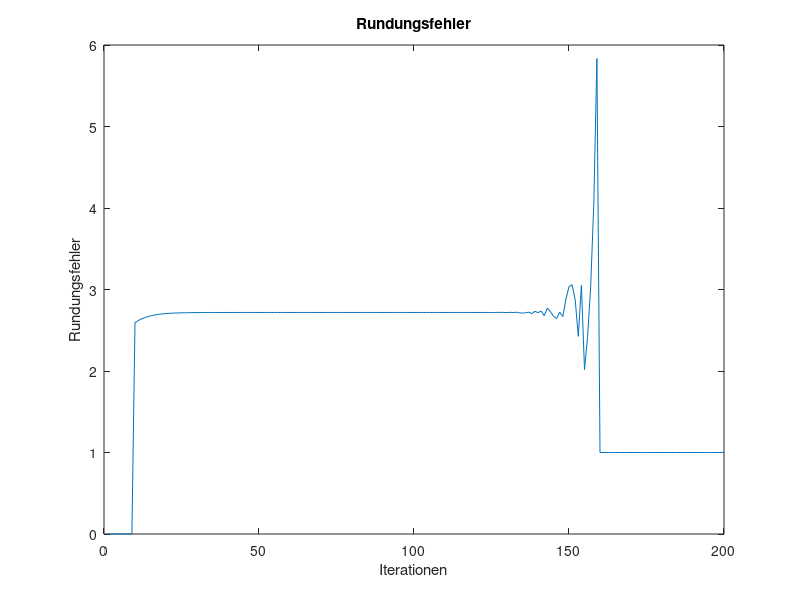

Source code (MATLAB):
% Aufgabe 3: Maschinengenauigkeit am Beispiel der Zahl e
% 
% Die Zahl e ist durch lim n->inf (1+1/n)^n definiert. In dieser Aufgabe sollen Sie die Approximation von e untersuchen.
% 
% Implementieren Sie das Hauptprogramm:
% Approximieren Sie e für die 200 vorgegebenen Werte 'n' zwischen 10 und 10^20, jeweils in single sowie double precision.
% Berechnen Sie für beide die Abweichung zwischen dem Ergebnis, das MATLAB liefert und dem approximiertem Wert und speichern Sie den Fehler in den vorgegebenen Feldern
% 'err_single' bzw. 'err_double'.
% Stellen Sie den Verlauf der Abweichung über n in einer Zeichnung dar (verschiedene Farben! Beschriftung!) und kommentieren Sie die Ergebnisse.
%
% Nützliche Befehle: exp, plot, hold


function aufgabe1_3

err_single=zeros(200,1);
err_double=zeros(200,1);

for i=10:200
    n=10^(i/10);
    
    %e=0;
    %e=double(e);
    %es=0;
    %es=single(es);
    e=(1+1/n)^n;
    %es=(1+1/n)^n;
    
    err_double(i)=e;
    %err_single(i)=exp(1)-es;
end

plot(err_double);

title('Rundungsfehler')
xlabel('Iterationen')
ylabel('Rundungsfehler')

%hold all;

%plot(err_single);

   

% insert code

disp('Erläuterung:')

end
